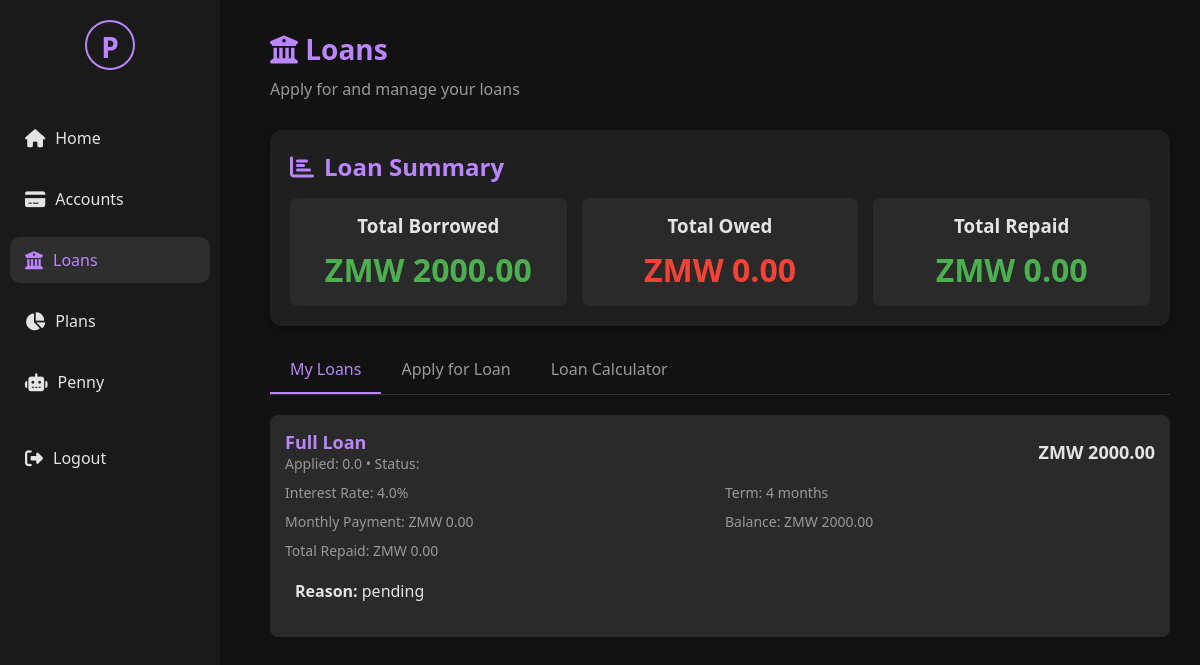
Page /loans (signed in) on the committed database.
### tables this page shows
CREATE TABLE loans (
            id INTEGER PRIMARY KEY AUTOINCREMENT,
            user_id INTEGER,
            principal REAL,
            interest_rate REAL,
            term_months INTEGER,
            loan_type TEXT,
            status TEXT DEFAULT 'pending', reason TEXT DEFAULT "", monthly_payment REAL DEFAULT 0, total_repayment REAL DEFAULT 0, balance_remaining REAL, application_date TEXT DEFAULT '',
            FOREIGN KEY(user_id) REFERENCES users(id)
        );

### GUI/web_app.py (the view)
@app.route('/loans')
@login_required
def loans():
    user_id = session.get('user_id')
    loan_service = LoanService()
    try:
        user_loans = loan_service.get_loans_by_user(user_id)
        print(f"Found {len(user_loans)} loans for user {user_id}")
        total_borrowed = sum(loan.principal for loan in user_loans if loan.status != LoanStatus.REJECTED.value)
        total_owed = sum(loan.balance_remaining for loan in user_loans if loan.status == LoanStatus.APPROVED.value)
        total_repaid = sum(loan.total_repayment for loan in user_loans)
    except Exception as e:
        print(f"Error fetching loans: {e}")
        user_loans = []
        total_borrowed = 0
        total_owed = 0
        total_repaid = 0
        flash('Error loading loans. Please try again.')
    return render_template('loans.html',
                         current_user={'username': session.get('full_name', session.get('username', 'User'))},
                         loans=user_loans,
                         total_borrowed=total_borrowed,
                         total_owed=total_owed,
                         total_repaid=total_repaid,
                         LoanStatus=LoanStatus)

### GUI/web_app.py (called while the page is built)
@app.teardown_appcontext
def teardown_db(exception):
    close_db_connection()

def login_required(f):
    @wraps(f)
    def decorated_function(*args, **kwargs):
        if 'user_id' not in session:
            flash('Please log in to access this page.')
            return redirect(url_for('login'))
        return f(*args, **kwargs)
    return decorated_function

### database/db.py (called while the page is built)
def get_connection(db_path=None):
    if db_path is None:
        db_path = DB_PATH
    return sqlite3.connect(db_path)

### database/db_helper.py (called while the page is built)
def close_db_connection(conn=None):
    if conn:
        try:
            conn.close()
        except Exception as e:
            print(f"Error closing connection: {e}")

### loan/loan_service.py (called while the page is built)
    def get_loans_by_user(self, user_id: str) -> list[Loan]:
        loan_data = get_loans_by_user(user_id)
        return [
            Loan(
                id=loan['id'],
                user_id=loan['user_id'],
                principal=loan['principal'],
                interest_rate=loan['interest_rate'],
                term_months=loan['term_months'],
                loan_type=loan['loan_type'],
                reason=loan['reason'],
                status=loan['status'],
                application_date=loan['application_date'],
                monthly_payment=loan['monthly_payment'],
                total_repayment=loan['total_repayment'],
                balance_remaining=loan['balance_remaining']
            ) for loan in loan_data
        ]

### GUI/templates/loans.html (shortened to what this page needs)
{% extends "base.html" %}
{% block content %}
<div class="welcome-section">
    <h1><i class="fas fa-university"></i> Loans</h1>
    <p>Apply for and manage your loans</p>
</div>
<div class="card">
    <h2><i class="fas fa-chart-bar"></i> Loan Summary</h2>
    <div style="display: grid; grid-template-columns: 1fr 1fr 1fr; gap: 15px;">
        <div style="text-align: center; padding: 15px; background: #2a2a2a; border-radius: 8px;">
            <h3>Total Borrowed</h3>
            <div class="balance">ZMW {{ "%.2f"|format(total_borrowed) }}</div>
        </div>
        <div style="text-align: center; padding: 15px; background: #2a2a2a; border-radius: 8px;">
            <h3>Total Owed</h3>
            <div class="balance expense">ZMW {{ "%.2f"|format(total_owed) }}</div>
        </div>
        <div style="text-align: center; padding: 15px; background: #2a2a2a; border-radius: 8px;">
            <h3>Total Repaid</h3>
            <div class="balance income">ZMW {{ "%.2f"|format(total_repaid) }}</div>
        </div>
    </div>
</div>
<div class="tabs">
    <div class="tab active" data-tab="my-loans">My Loans</div>
    <div class="tab" data-tab="apply">Apply for Loan</div>
    <div class="tab" data-tab="calculator">Loan Calculator</div>
</div>
{% for loan in loans %}
<div class="loan-card">
    <div class="loan-header">
        <div>
            <div class="loan-title">{{ loan.loan_type }} Loan</div>
            <div style="color: #999; font-size: 14px;">
                Applied: {{ loan.application_date }} •
                Status:
            </div>
        </div>
        <div class="loan-amount">ZMW {{ "%.2f"|format(loan.principal) }}</div>
    </div>
    <div class="loan-details">
        <div>Interest Rate: {{ loan.interest_rate }}%</div>
        <div>Term: {{ loan.term_months }} months</div>
        <div>Monthly Payment: ZMW {{ "%.2f"|format(loan.monthly_payment) }}</div>
        <div>Balance: ZMW {{ "%.2f"|format(loan.balance_remaining) }}</div>
        <div>Total Repaid: ZMW {{ "%.2f"|format(loan.total_repayment) }}</div>
    </div>
    {% if loan.reason %}
    <div style="margin: 10px 0; padding: 10px; background: #2a2a2a; border-radius: 5px;">
        <strong>Reason:</strong> {{ loan.reason }}
    </div>
    {% endif %}
</div>
{% endfor %}
{% endblock %}

### GUI/static/css/style.css (style rules this page uses)
* { margin: 0; padding: 0; box-sizing: border-box; font-family: 'Segoe UI', Tahoma, Geneva, Verdana, sans-serif; }
body { background-color: #121212; color: #e4e4e4; display: flex; min-height: 100vh; }
h1, h2, h3, h4 { margin: 0 0 10px; }
.welcome-section { margin-bottom: 30px; }
.welcome-section h1 { color: #bb86fc; font-size: 28px; }
.welcome-section p { color: #999; }
.card { background: #1f1f1f; border-radius: 12px; padding: 20px; margin-bottom: 20px; box-shadow: 0 2px 8px rgba(0,0,0,0.4); }
.card h2 { color: #bb86fc; margin-bottom: 15px; display: flex; align-items: center; }
.card h2 i { margin-right: 10px; }
.balance { font-size: 32px; font-weight: bold; color: #4caf50; }
.income { color: #4caf50; }
.expense { color: #f44336; }
.tabs { display: flex; border-bottom: 1px solid #333; margin-bottom: 20px; }
.tab { padding: 12px 20px; cursor: pointer; color: #999; border-bottom: 2px solid transparent; }
.tab.active { color: #bb86fc; border-bottom: 2px solid #bb86fc; }
.loan-card { background: #2a2a2a; border-radius: 8px; padding: 15px; margin-bottom: 15px; }
.loan-header { display: flex; justify-content: space-between; align-items: center; margin-bottom: 10px; }
.loan-title { font-weight: bold; color: #bb86fc; font-size: 18px; }
.loan-amount { font-size: 18px; font-weight: bold; }
.loan-details { display: grid; grid-template-columns: 1fr 1fr; gap: 10px; color: #999; font-size: 14px; margin-bottom: 10px; }

### rows in the picture
loans: loan_type "Full", application_date "0.0", principal "2000.00", interest_rate "4.0", term_months "4", monthly_payment "0.00", balance_remaining "2000.00", total_repayment "0.00", reason "pending"

### other values in the picture
{{ "%.2f"|format(total_borrowed) }} "2000.00"
{{ "%.2f"|format(total_owed) }} "0.00"
{{ "%.2f"|format(total_repaid) }} "0.00"
